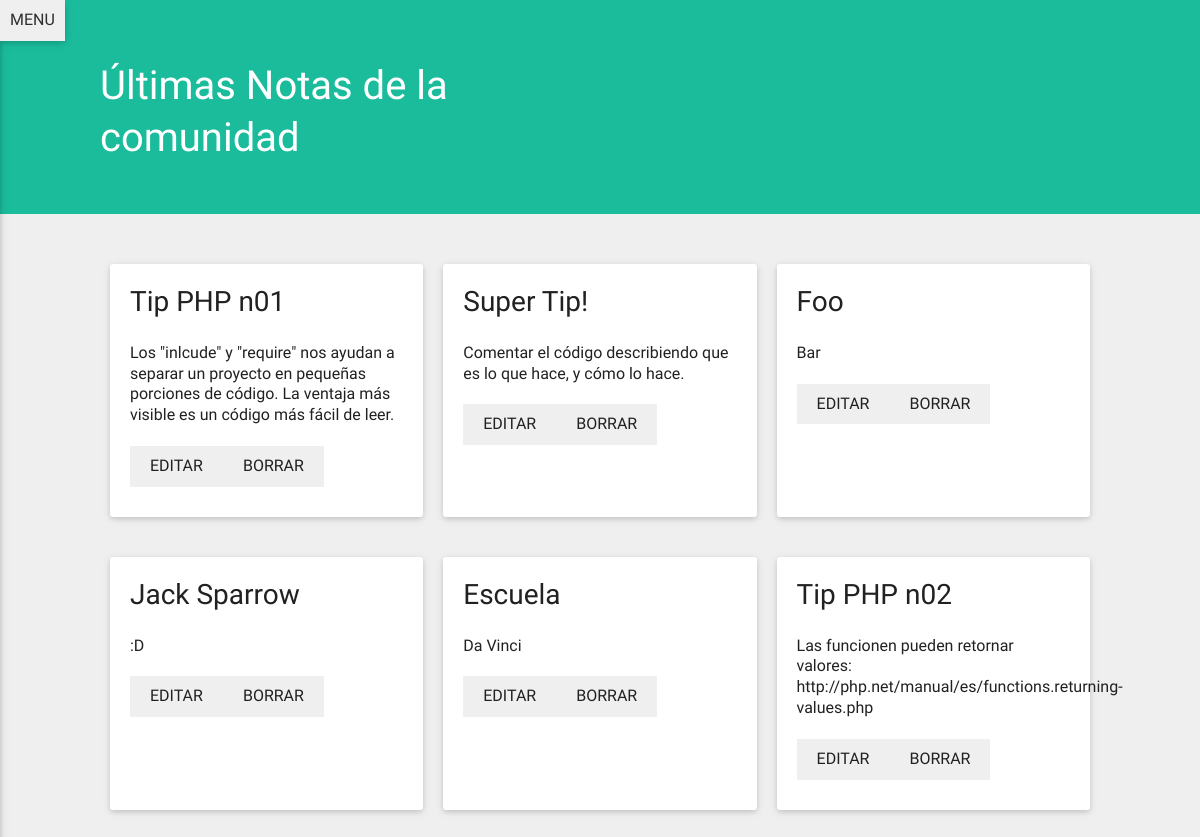
/index.php (signed in), run on the app's committed database.
### tables this page shows
CREATE TABLE `notas` (
  `nota_ID` int(20) NOT NULL AUTO_INCREMENT,
  `user_ID` int(20) NOT NULL,
  `nota_titulo` text NOT NULL,
  `nota_contenido` longtext,
  `nota_privacidad` varchar(45) DEFAULT 'publica',
  PRIMARY KEY (`nota_ID`)
);

### DB/DB_conexion.php (called while the page is built, shortened)
<?php
function conectar_Base_de_Datos() {
  $mysql_hostname = "localhost";
  $mysql_user = "root";
  $mysql_password = "";
  $database_name = "mis_notas_app";
  $conexion =  mysqli_connect( $mysql_hostname, $mysql_user, $mysql_password, $database_name );
  mysqli_set_charset( $conexion, "utf8" );
  if ( mysqli_connect_errno() ) {
    echo "No se pudo conectar a la Base de Datos.";
    echo "MySQL Error: ". mysqli_connect_error();
  } else {
    return $conexion;
  }
}
function leer_datos( $sql ) {
  $conexion = conectar_Base_de_Datos();
  $resultado = mysqli_query( $conexion, $sql );
  $resultado_final = array();
  while ( $row = mysqli_fetch_assoc( $resultado ) )
  {
    array_push( $resultado_final, $row );
  }
  return $resultado_final;
}

### DB/DB_funciones_notas.php (called while the page is built, shortened)
<?php
function traer_notas_publicas() {
  return leer_datos( "SELECT * FROM notas WHERE nota_privacidad='publica';" );
}

### _common.php (called while the page is built, shortened)
<?php
  include 'DB/DB_conexion.php';
  include 'DB/DB_funciones_notas.php';
  function logged_in() {
    if ( isset($_SESSION['user_ID']) && isset($_SESSION['user_email']) ) {
      return true;
    } else {
      return false;
    }
  }
  function mas_de_una_nota($notas) {
    if ( isset($notas[0]) ) {
      return true;
    } else {
      return false;
    }
  }

### index.php (the view, shortened to what this page needs)
<?php
  include '_common.php';
?>
<!DOCTYPE html>
<html>
  <?php include 'modulos/_head.php' ?>
<body>
  <?php include 'modulos/_menu.php' ?>
  <main class="g--10 g-m--12 m--2 m-m--0 no-margin-vertical">
    <header class="container--wrap">
      <h1 class="m--1 g--4 g-s--12">Últimas Notas de la comunidad</h1>
    </header>
    <div class="g--10 m--1 container container--wrap--s">
      <?php
        $notas = traer_notas_publicas();
        $html = '';
        if ( mas_de_una_nota($notas) ) {
          foreach ( $notas as $nota ) {
            $html .='<div class="g--4 g-s--12 fade-in-from-top card">';
            $html .='<h3>'. $nota['nota_titulo'] .'</h3>';
            $html .='<p>'. $nota['nota_contenido'] .'</p>';
            if ( logged_in() ) {
              $html .='<a class="btn--flat" href="notas_editar.php?nota_ID='. $nota['nota_ID'] .'">Editar</a>';
              $html .='<a class="btn--flat" href="notas_eliminar.php?nota_ID='. $nota['nota_ID'] .'">Borrar</a>';
            }
            $html .='</div>';
          }
        }
        echo $html;
      ?>
    </div>
  </main>
</body>

### css/surface_styles.css (style rules this page uses)
body,html { width:100% }
body { display:flex;-webkit-flex-wrap:wrap;-ms-flex-wrap:wrap;flex-wrap:wrap }
a,abbr,acronym,address,applet,article,aside,audio,b,big,blockquote,body,canvas,caption,center,cite,code,dd,del,details,dfn,div,dl,dt,em,embed,fieldset,figcaption,figure,footer,form,h1,h2,h3,h4,h5,h6,header,hgroup,html,i,iframe,img,ins,kbd,label,legend,li,mark,menu,nav,object,ol,output,p,pre,q,ruby,s,samp,section,small,span,strike,strong,sub,summary,sup,table,tbody,td,tfoot,th,thead,time,tr,tt,u,ul,var,video { margin:0;padding:0;border:0;font:inherit;vertical-align:baseline;box-sizing:border-box }
article,aside,details,figcaption,figure,footer,header,hgroup,menu,nav,section { display:block }
.m--1 { margin-left:8.33333% }
.m--2 { margin-left:16.66667% }
.g--4 { width:33.33333%;margin-top:40px;margin-bottom:40px }
.g--10 { width:83.33333%;margin-top:40px;margin-bottom:40px }
@media screen and (max-width:1200px) { .g-m--12 { width:100%;margin-top:26px;margin-bottom:26px } }
[class*=container] { display:-webkit-flex;display:-ms-flexbox;display:flex;-webkit-flex-wrap:wrap;-ms-flex-wrap:wrap;flex-wrap:wrap }
.container--wrap { -webkit-flex-wrap:wrap;-ms-flex-wrap:wrap;flex-wrap:wrap }
@media screen and (max-width:1200px) { .m-m--0 { margin-left:0 } }
.card { box-shadow:0 2px 5px 0 rgba(0,0,0,.12),0 2px 10px 0 rgba(0,0,0,.09);border-radius:3px }
.card,.tile { padding:20px;background:#fff }
a,aside,body,div,h1,h2,h3,h4,h5,h6,header,input,label,menu,p { font-family:Roboto,sans-serif;color:#212121 }
h1,h2,h3,h4,h5,h6 { margin-bottom:.8em;line-height:130% }
p { margin-bottom:20px }
h1 { font-size:40px }
h3 { font-size:28px }
a,p { font-size:16px }
body { background:#efefef;line-height:130% }
[class*=btn] { box-shadow:0 2px 5px 0 rgba(0,0,0,.16),0 2px 10px 0 rgba(0,0,0,.12);position:relative;cursor:pointer;text-transform:uppercase;margin-bottom:10px;background-size:0;background-repeat:no-repeat;background-position:50% 50%;transition:background-color .3s cubic-bezier(.64,.09,.08,1),box-shadow .3s cubic-bezier(.64,.09,.08,1);will-change:background-size,background-image;padding:10px 20px;display:inline-block;font-family:Roboto;border:0 }
[class*=btn]:after { position:absolute;content:'';transition:none;background:radial-gradient(circle,#fff 95%,transparent 95%);background-size:.7%;background-position:50% 50%;background-repeat:no-repeat }
a,a:active { color:inherit }
.btn--flat { background-image:radial-gradient(circle,#28e1bd 1%,#6bebd1 15%,transparent 30%);background-color:#efefef;box-shadow:none }
a { background:linear-gradient(to top,rgba(40,225,189,.8) 50%,rgba(255,255,255,0) 50%);background-size:100% 200%;background-position:0 10%;background-repeat:no-repeat;text-decoration:none;transition:background-position .3s cubic-bezier(.64,.09,.08,1);will-change:background-position }
header { width:100%;padding-top:10px;padding-bottom:10px;background:#1abc9c;margin-bottom:70px }
header h1,header h2,header h3 { color:#fff }
@media screen and (max-width:1200px) { header { margin-bottom:34px;padding-top:20px } }
.no-margin-top,.no-margin-vertical { margin-top:0!important }
.no-margin-bottom,.no-margin-vertical { margin-bottom:0!important }
.fade-in-from-top { opacity:0;-webkit-transform:translateY(-6px);transform:translateY(-6px);animation:fadeInVert .5s ease-out forwards;-webkit-animation:fadeInVert .5s ease-out forwards }
.container [class*=card] { margin:1% 1% 30px!important }
@media screen and (min-width:900px) { .container [class*=card].g--4 { width:31.3333%!important } }

### data on the page
notas: nota_titulo "Tip PHP n01", nota_contenido "Los \"inlcude\" y \"require\" nos ayudan a separar un proyecto en pequeñas porciones de código. La ventaja más visible es un código más fácil de leer."
notas: nota_titulo "Super Tip!", nota_contenido "Comentar el código describiendo que es lo que hace, y cómo lo hace."
notas: nota_titulo "Foo", nota_contenido "Bar"
notas: nota_titulo "Jack Sparrow", nota_contenido ":D"
notas: nota_titulo "Escuela", nota_contenido "Da Vinci"
notas: nota_titulo "Tip PHP n02", nota_contenido "Las funcionen pueden retornar valores: http://php.net/manual/es/functions.returning-values.php"
